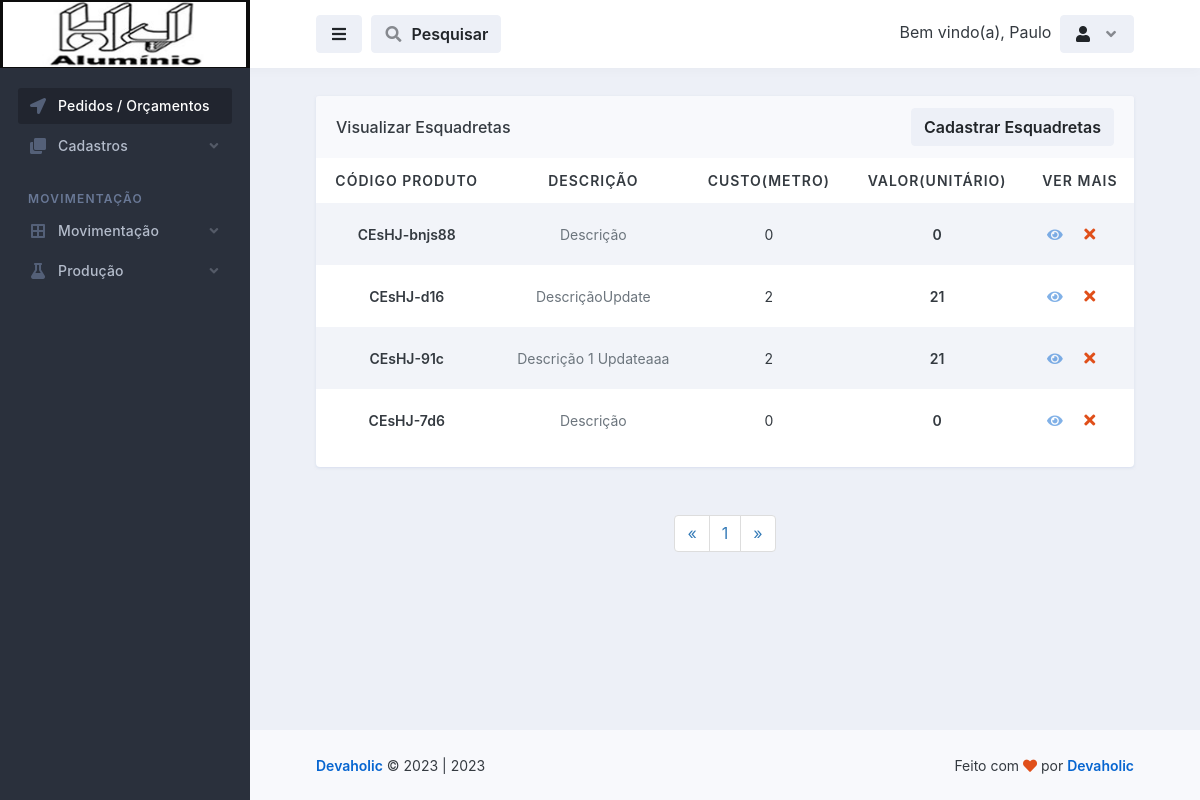
Page /esquadretas/visualizar_esquadretas.php (signed in) on the earlier database version.
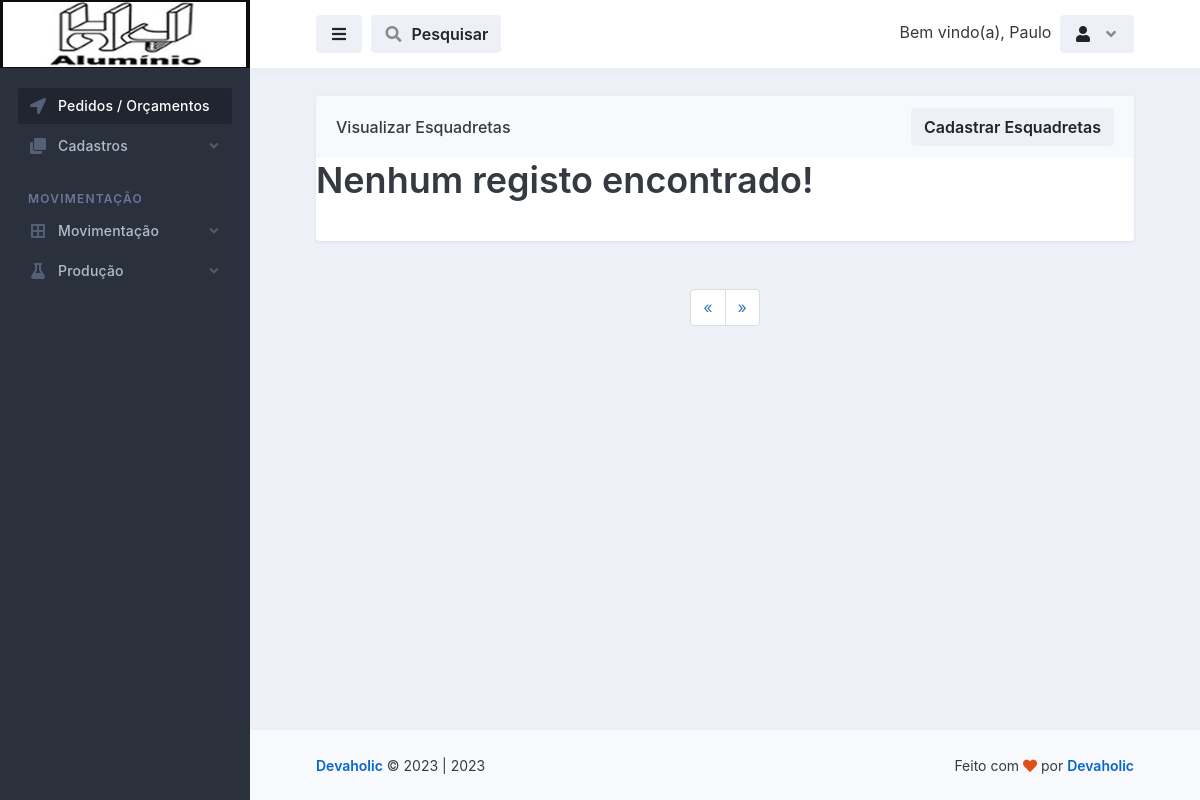
Same page on the later database version.
### tables this page shows
CREATE TABLE `esquadretas` (
  `id` int(11) NOT NULL,
  `descricao` varchar(255) NOT NULL,
  `observacao` text NOT NULL,
  `custo_metro` decimal(10,0) NOT NULL,
  `markup` decimal(10,0) NOT NULL,
  `valor_unitario` decimal(10,0) NOT NULL,
  `agregar` varchar(255) NOT NULL,
  `codigo_produto` varchar(100) NOT NULL,
  `unidade` varchar(255) NOT NULL,
  `imagem` varchar(255) NOT NULL,
  `codigo_da_fabrica` varchar(100) NOT NULL,
  `ultima_alteracao` date NOT NULL,
  `ativo` varchar(20) NOT NULL
);

### database.php (called while the page is built, shortened)
<?php
    class database
    {
        public $server = 'localhost';
        public $user = 'root';
        public $pass = '';
        public $bdn = 'maxportas';
        public function __construct()
        {
            try{
            $this->conn = new PDO('mysql:host='.$this->server.'; dbname='.$this->bdn, $this->user, $this->pass);
            } catch(PDOException $e){
                echo "Error $e";
            }
        }
    }
?>

### controllers/controllers_esquadretas.php (called while the page is built, shortened)
<?php
    include "../database.php";
class controllers_esquadretas extends database
{
    public function selecionar_esquadretas()
    {
        $selecionar_esquadretas = $this->conn->prepare("SELECT * FROM esquadretas ORDER BY id DESC");
        $selecionar_esquadretas->execute();
        $resulesquadretas = $selecionar_esquadretas->fetchAll(PDO::FETCH_ASSOC);
        return $resulesquadretas;
    }
}
?>

### esquadretas/visualizar_esquadretas.php (the view, shortened to what the changed rows need)
<?php
require_once "../config.php";
$conn = mysqli_connect($DBHOST, $DBUSER, $DBPASS, $DBNAME);
$pagina = (isset($_GET['pagina']))? $_GET['pagina'] : 1;
$result_esquadretas = "SELECT * FROM esquadretas ORDER BY id DESC";
$resultado_esquadretas = mysqli_query($conn, $result_esquadretas);
$total_esquadretas = mysqli_num_rows($resultado_esquadretas);
$quantidade_pg = 10;
$num_pagina = ceil($total_esquadretas/$quantidade_pg);
$incio = ($quantidade_pg*$pagina)-$quantidade_pg;
$result_esquadretas = "SELECT * FROM esquadretas ORDER BY id DESC limit $incio, $quantidade_pg";
$resultado_esquadretas = mysqli_query($conn, $result_esquadretas);
?>
<!doctype html>
<html lang="en">
  <head>
    <link rel="stylesheet" id="css-main" href="../assets/css/dashmix.min.css">
    <link rel="stylesheet" href="../assets/css/pagination.css">
  </head>
  <body>
    <div id="page-container" class="sidebar-o sidebar-dark enable-page-overlay side-scroll page-header-fixed main-content-narrow">
      <main id="main-container">
        <div class="content content-full content-boxed">
          <div class="row">
            <div class="col-md-12">
              <div class="block block-rounded block-mode-loading-refresh">
                <div class="table-responsive">
                  <table class="table table-striped table-hover table-borderless table-vcenter fs-sm">
                  <?php
                    require_once "../controllers/controllers_esquadretas.php";
                    $selecionar_esquadretas = new controllers_esquadretas();
                    $result_esquadretas = $selecionar_esquadretas->selecionar_esquadretas();
                    if(count($result_esquadretas) > 0)
                    { ?>
                    <thead style="text-align: center;">
                      <tr class="text-uppercase">
                        <th>Código Produto</th>
                        <th>Descrição</th>
                        <th>Custo(metro)</th>
                        <th>Valor(Unitário)</th>
                        <th>Ver Mais</th>
                      </tr>
                    </thead>
                    <?php }?>
                    <tbody style="text-align: center;">
                        <?php
                            require_once "../controllers/controllers_esquadretas.php";
                            $selecionar_esquadretas = new controllers_esquadretas();
                            $result_esquadretas = $selecionar_esquadretas->selecionar_esquadretas();
                            if(count($result_esquadretas) > 0)
                            {
                              while($row_esquadretas = mysqli_fetch_assoc($resultado_esquadretas)){ ?>
                                <tr style="text-align: center;">
                                  <td>
                                      <span class="fw-semibold"><?php echo $row_esquadretas['codigo_produto']; ?></span>
                                  </td>
                                  <td>
                                    <span class="fs-sm text-muted"><?php echo $row_esquadretas['descricao'];?></span>
                                  </td>
                                  <td>
                                    <?php echo $row_esquadretas['custo_metro']; ?>
                                  </td>
                                  <td>
                                      <span class="fw-semibold"><?php echo $row_esquadretas['valor_unitario']; ?></span>
                                  </td>
                                  <td class="text-center text-nowrap fw-medium" style="display: flex; justify-content: center; align-items: center;">
                                    <a href="vermais_esquadretas.php?view_esquadretas=<?php $idCriptografado = base64_encode($row_esquadretas['id']); echo $idCriptografado;?>">
                                        <i class="fa fa-eye me-1 opacity-50"></i>
                                    </a>
                                    <?php
                                       echo "<button class='btn' onclick='abrirModal(".$row_esquadretas['id'].")'><i class='fa fa-fw fa-times text-danger'></i></button>";
                                    ?>
                                  </td>
                                </tr>
                          <?php } } else { echo "<h1>Nenhum registo encontrado!</h1>"; } ?>
                    </tbody>
                  </table>
                </div>
                </div>
                <nav class="text-center">
                  <ul class="pagination">
                    <?php
                    for($i = 1; $i < $num_pagina + 1; $i++){ ?>
                      <li><a href="visualizar_esquadretas.php?pagina=<?php echo $i; ?>"><?php echo $i; ?></a>
                      </li>
                    <?php } ?>
                  </ul>
                </nav>
              </div>
        </div>
      </main>
    </div>
  </body>
</html>

Differences in the rows shown:
removed esquadretas: codigo_produto "CEsHJ-bnjs88", descricao "Descrição", custo_metro "0", valor_unitario "0"
removed esquadretas: codigo_produto "CEsHJ-d16", descricao "DescriçãoUpdate", custo_metro "2", valor_unitario "21"
removed esquadretas: codigo_produto "CEsHJ-91c", descricao "Descrição 1 Updateaaa", custo_metro "2", valor_unitario "21"
removed esquadretas: codigo_produto "CEsHJ-7d6", descricao "Descrição", custo_metro "0", valor_unitario "0"
Other differences:
text no longer shown: "CÓDIGO PRODUTO DESCRIÇÃO CUSTO(METRO) VALOR(UNITÁRIO) VER MAIS"
text now shown: "Nenhum registo encontrado!"
list line gone: "1"
